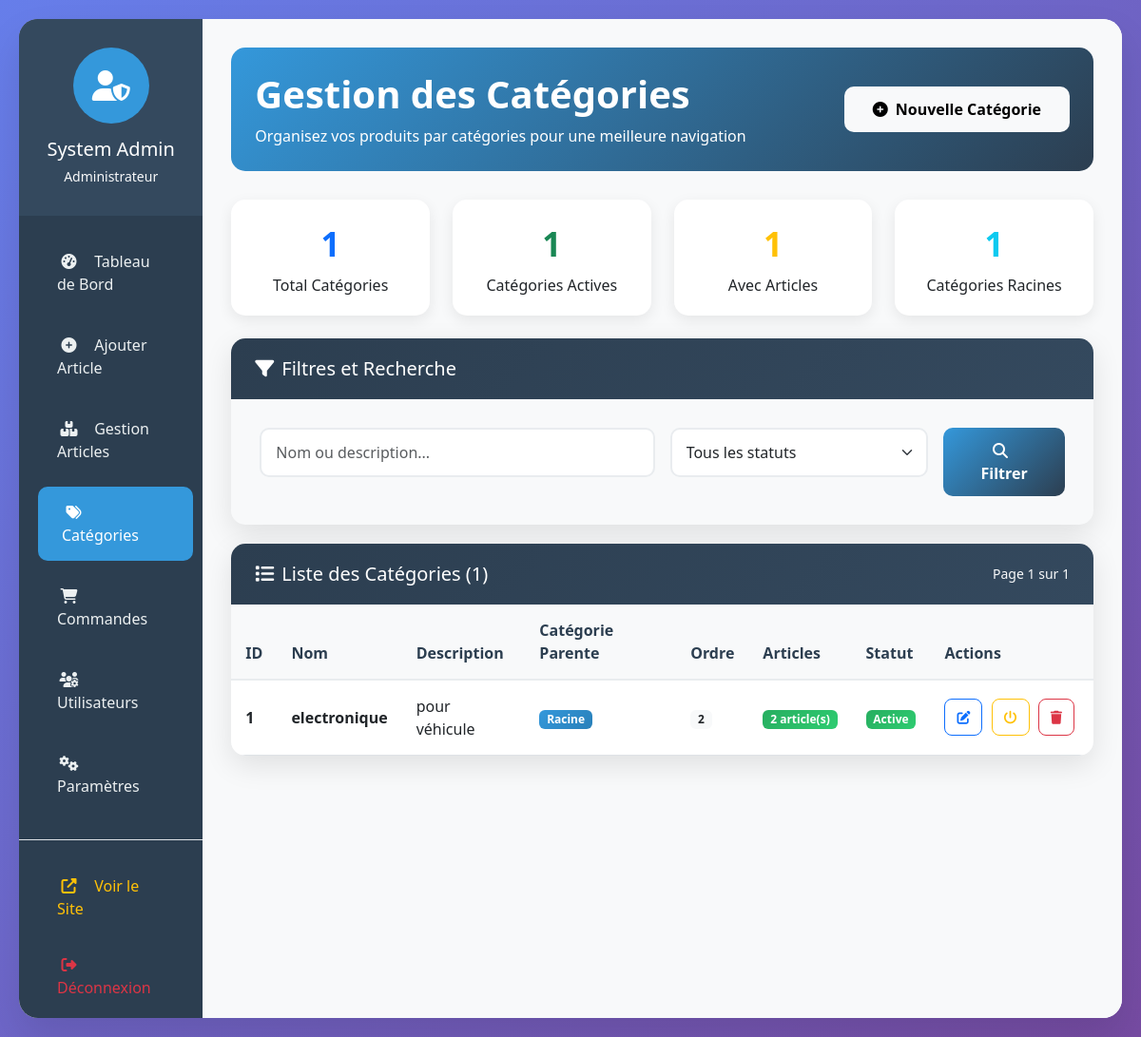
Page /admin/gestion_categories.php (signed in) on the committed database.
### tables this page shows
CREATE TABLE IF NOT EXISTS `categorie_article` (
  `id` int NOT NULL AUTO_INCREMENT,
  `nom` varchar(100) NOT NULL,
  `description` text,
  `parent_id` int DEFAULT NULL,
  `ordre_affichage` int DEFAULT '0',
  `est_actif` tinyint(1) DEFAULT '1',
  PRIMARY KEY (`id`),
  KEY `idx_parent` (`parent_id`)
);

### admin/gestion_categories.php (the view, shortened to what this page needs)
<?php
require_once 'config.php';
$search = $_GET['search'] ?? '';
$page = $_GET['page'] ?? 1;
$limit = 20;
$offset = ($page - 1) * $limit;
$params = [];
$whereClause = '';
$countSql = "SELECT COUNT(*) as total FROM categorie_article c $whereClause";
$stmt = $pdo->prepare($countSql);
$stmt->execute($params);
$totalCategories = $stmt->fetch(PDO::FETCH_ASSOC)['total'];
$totalPages = ceil($totalCategories / $limit);
$sql = "SELECT c.*,
               COUNT(a.id) as nombre_articles,
               p.nom as parent_nom
        FROM categorie_article c
        LEFT JOIN article a ON c.id = a.categorie_id
        LEFT JOIN categorie_article p ON c.parent_id = p.id
        $whereClause
        GROUP BY c.id
        ORDER BY c.ordre_affichage ASC, c.nom ASC
        LIMIT $limit OFFSET $offset";
$stmt = $pdo->prepare($sql);
$stmt->execute($params);
$categories = $stmt->fetchAll(PDO::FETCH_ASSOC);
$stats = [];
try {
    $stmt = $pdo->query("SELECT COUNT(*) as total FROM categorie_article");
    $stats['total'] = $stmt->fetch(PDO::FETCH_ASSOC)['total'];
    $stmt = $pdo->query("SELECT COUNT(*) as actives FROM categorie_article WHERE est_actif = 1");
    $stats['actives'] = $stmt->fetch(PDO::FETCH_ASSOC)['actives'];
    $stmt = $pdo->query("SELECT COUNT(DISTINCT categorie_id) as avec_articles FROM article WHERE categorie_id IS NOT NULL");
    $stats['avec_articles'] = $stmt->fetch(PDO::FETCH_ASSOC)['avec_articles'];
    $stmt = $pdo->query("SELECT COUNT(*) as racines FROM categorie_article WHERE parent_id IS NULL");
    $stats['racines'] = $stmt->fetch(PDO::FETCH_ASSOC)['racines'];
} catch(PDOException $e) {
    $error = "Erreur lors du chargement des statistiques";
}
?>
<!DOCTYPE html>
<html lang="fr">
<head>
    <link href="https://cdn.jsdelivr.net/npm/bootstrap@5.3.0/dist/css/bootstrap.min.css" rel="stylesheet">
    <link rel="stylesheet" href="https://cdnjs.cloudflare.com/ajax/libs/font-awesome/6.4.0/css/all.min.css">
</head>
<body>
    <div class="admin-container">
        <div class="row g-0">
            <div class="col-lg-2 sidebar">
                <div class="sidebar-header">
                    <div class="user-avatar">
                        <i class="fas fa-user-shield"></i>
                    </div>
                    <h5 class="mb-1"><?= htmlspecialchars(($_SESSION['user_prenom'] ?? '') . ' ' . ($_SESSION['user_nom'] ?? 'Administrateur')) ?></h5>
                    <small class="text-light">Administrateur</small>
                </div>
                <nav class="nav flex-column pt-3">
                    <a class="nav-link" href="index.php">
                        <i class="fas fa-tachometer-alt"></i> Tableau de Bord
                    </a>
                    <a class="nav-link" href="ajouter_article.php">
                        <i class="fas fa-plus-circle"></i> Ajouter Article
                    </a>
                    <a class="nav-link" href="liste_articles.php">
                        <i class="fas fa-boxes"></i> Gestion Articles
                    </a>
                    <a class="nav-link active" href="gestion_categories.php">
                        <i class="fas fa-tags"></i> Catégories
                    </a>
                    <a class="nav-link " href="gestion_commande.php">
                        <i class="fas fa-shopping-cart"></i> Commandes
                    </a>
                    <a class="nav-link" href="gestion_utilisateurs.php">
                        <i class="fas fa-users-cog"></i> Utilisateurs
                    </a>
                    <a class="nav-link" href="parametres.php">
                        <i class="fas fa-cogs"></i> Paramètres
                    </a>
                    <div class="mt-4 pt-3 border-top">
                        <a class="nav-link text-warning" href="../index.php" target="_blank">
                            <i class="fas fa-external-link-alt"></i> Voir le Site
                        </a>
                        <a class="nav-link text-danger" href="logout.php">
                            <i class="fas fa-sign-out-alt"></i> Déconnexion
                        </a>
                    </div>
                </nav>
            </div>
            <div class="col-lg-10 main-content">
                <div class="welcome-card">
                    <div class="row align-items-center">
                        <div class="col-md-8">
                            <h1 class="display-6 fw-bold mb-2">Gestion des Catégories</h1>
                            <p class="mb-0">Organisez vos produits par catégories pour une meilleure navigation</p>
                        </div>
                        <div class="col-md-4 text-end">
                            <button type="button" class="btn btn-light btn-custom" data-bs-toggle="modal" data-bs-target="#addCategoryModal">
                                <i class="fas fa-plus-circle me-2"></i>Nouvelle Catégorie
                            </button>
                        </div>
                    </div>
                </div>
                <div class="row mb-4">
                    <div class="col-md-3">
                        <div class="stats-card bg-white">
                            <div class="stats-number text-primary"><?= $stats['total'] ?? 0 ?></div>
                            <div>Total Catégories</div>
                        </div>
                    </div>
                    <div class="col-md-3">
                        <div class="stats-card bg-white">
                            <div class="stats-number text-success"><?= $stats['actives'] ?? 0 ?></div>
                            <div>Catégories Actives</div>
                        </div>
                    </div>
                    <div class="col-md-3">
                        <div class="stats-card bg-white">
                            <div class="stats-number text-warning"><?= $stats['avec_articles'] ?? 0 ?></div>
                            <div>Avec Articles</div>
                        </div>
                    </div>
                    <div class="col-md-3">
                        <div class="stats-card bg-white">
                            <div class="stats-number text-info"><?= $stats['racines'] ?? 0 ?></div>
                            <div>Catégories Racines</div>
                        </div>
                    </div>
                </div>
                <div class="form-card">
                    <div class="card-header">
                        <h5 class="mb-0"><i class="fas fa-filter me-2"></i>Filtres et Recherche</h5>
                    </div>
                    <div class="card-body">
                        <form method="GET" class="row g-3">
                            <div class="col-md-6">
                                <input type="text" class="form-control" name="search" placeholder="Nom ou description..." value="<?= htmlspecialchars($search) ?>">
                            </div>
                            <div class="col-md-4">
                                <select class="form-select" name="statut">
                                    <option value="">Tous les statuts</option>
                                </select>
                            </div>
                            <div class="col-md-2">
                                <button type="submit" class="btn btn-primary-custom btn-custom w-100">
                                    <i class="fas fa-search me-2"></i>Filtrer
                                </button>
                            </div>
                        </form>
                    </div>
                </div>
                <div class="table-card">
                    <div class="card-header d-flex justify-content-between align-items-center">
                        <h5 class="mb-0"><i class="fas fa-list me-2"></i>Liste des Catégories (<?= $totalCategories ?>)</h5>
                        <small class="text-light">Page <?= $page ?> sur <?= $totalPages ?></small>
                    </div>
                    <div class="card-body p-0">
                        <div class="table-responsive">
                            <table class="table table-hover mb-0">
                                <thead>
                                    <tr>
                                        <th>ID</th>
                                        <th>Nom</th>
                                        <th>Description</th>
                                        <th>Catégorie Parente</th>
                                        <th>Ordre</th>
                                        <th>Articles</th>
                                        <th>Statut</th>
                                        <th>Actions</th>
                                    </tr>
                                </thead>
                                <tbody>
                                    <?php if (empty($categories)): ?>
                                        <tr>
                                            <td colspan="8" class="text-center py-5">
                                                <i class="fas fa-tags fa-3x text-muted mb-3"></i>
                                                <h5 class="text-muted">Aucune catégorie trouvée</h5>
                                                <p class="text-muted">Essayez de modifier vos critères de recherche ou créez une nouvelle catégorie</p>
                                            </td>
                                        </tr>
                                    <?php else: ?>
                                        <?php foreach ($categories as $categorie): ?>
                                            <tr>
                                                <td><strong><?= $categorie['id'] ?></strong></td>
                                                <td>
                                                    <strong><?= htmlspecialchars($categorie['nom']) ?></strong>
                                                </td>
                                                <td>
                                                    <?= $categorie['description'] ? htmlspecialchars(substr($categorie['description'], 0, 100)) . (strlen($categorie['description']) > 100 ? '...' : '') : '<span class="text-muted">-</span>' ?>
                                                </td>
                                                <td>
                                                    <?= $categorie['parent_nom'] ? '<span class="badge bg-secondary">' . htmlspecialchars($categorie['parent_nom']) . '</span>' : '<span class="badge badge-info">Racine</span>' ?>
                                                </td>
                                                <td>
                                                    <span class="badge bg-light text-dark"><?= $categorie['ordre_affichage'] ?></span>
                                                </td>
                                                <td>
                                                    <span class="badge <?= $categorie['nombre_articles'] > 0 ? 'badge-success' : 'badge-secondary' ?>">
                                                        <?= $categorie['nombre_articles'] ?> article(s)
                                                    </span>
                                                </td>
                                                <td>
                                                    <?php if (!$categorie['est_actif']): ?>
                                                        <span class="badge badge-inactive">Inactive</span>
                                                    <?php else: ?>
                                                        <span class="badge badge-success">Active</span>
                                                    <?php endif; ?>
                                                </td>
                                                <td class="table-actions">
                                                    <button type="button" class="btn btn-sm btn-outline-primary edit-category"
                                                            data-bs-toggle="modal" data-bs-target="#editCategoryModal"
                                                            data-id="<?= $categorie['id'] ?>"
                                                            data-nom="<?= htmlspecialchars($categorie['nom']) ?>"
                                                            data-description="<?= htmlspecialchars($categorie['description']) ?>"
                                                            data-parent-id="<?= $categorie['parent_id'] ?>"
                                                            data-ordre="<?= $categorie['ordre_affichage'] ?>"
                                                            title="Modifier">
                                                        <i class="fas fa-edit"></i>
                                                    </button>
                                                    <form method="POST" class="d-inline" onsubmit="return confirm('Êtes-vous sûr de vouloir changer le statut de cette catégorie ?')">
                                                        <button type="submit" class="btn btn-sm <?= $categorie['est_actif'] ? 'btn-outline-warning' : 'btn-outline-success' ?>"
                                                                title="<?= $categorie['est_actif'] ? 'Désactiver' : 'Activer' ?>">
                                                            <i class="fas fa-power-off"></i>
                                                        </button>
                                                    </form>
                                                    <form method="POST" class="d-inline" onsubmit="return confirm('Êtes-vous sûr de vouloir supprimer cette catégorie ? Cette action est irréversible.')">
                                                        <button type="submit" class="btn btn-sm btn-outline-danger" title="Supprimer">
                                                            <i class="fas fa-trash"></i>
                                                        </button>
                                                    </form>
                                                </td>
                                            </tr>
                                        <?php endforeach; ?>
                                    <?php endif; ?>
                                </tbody>
                            </table>
                        </div>
                    </div>
                </div>
            </div>
        </div>
    </div>
</body>
</html>

### rows in the picture
categorie_article: id "1", nom "electronique", description "pour véhicule", ordre_affichage "2", nombre_articles "2", est_actif "Active"

### other values in the picture
$stats['total'] "1"
$stats['actives'] "1"
$stats['avec_articles'] "1"
$stats['racines'] "1"
$totalCategories "1"
$page "1"
$totalPages "1"
